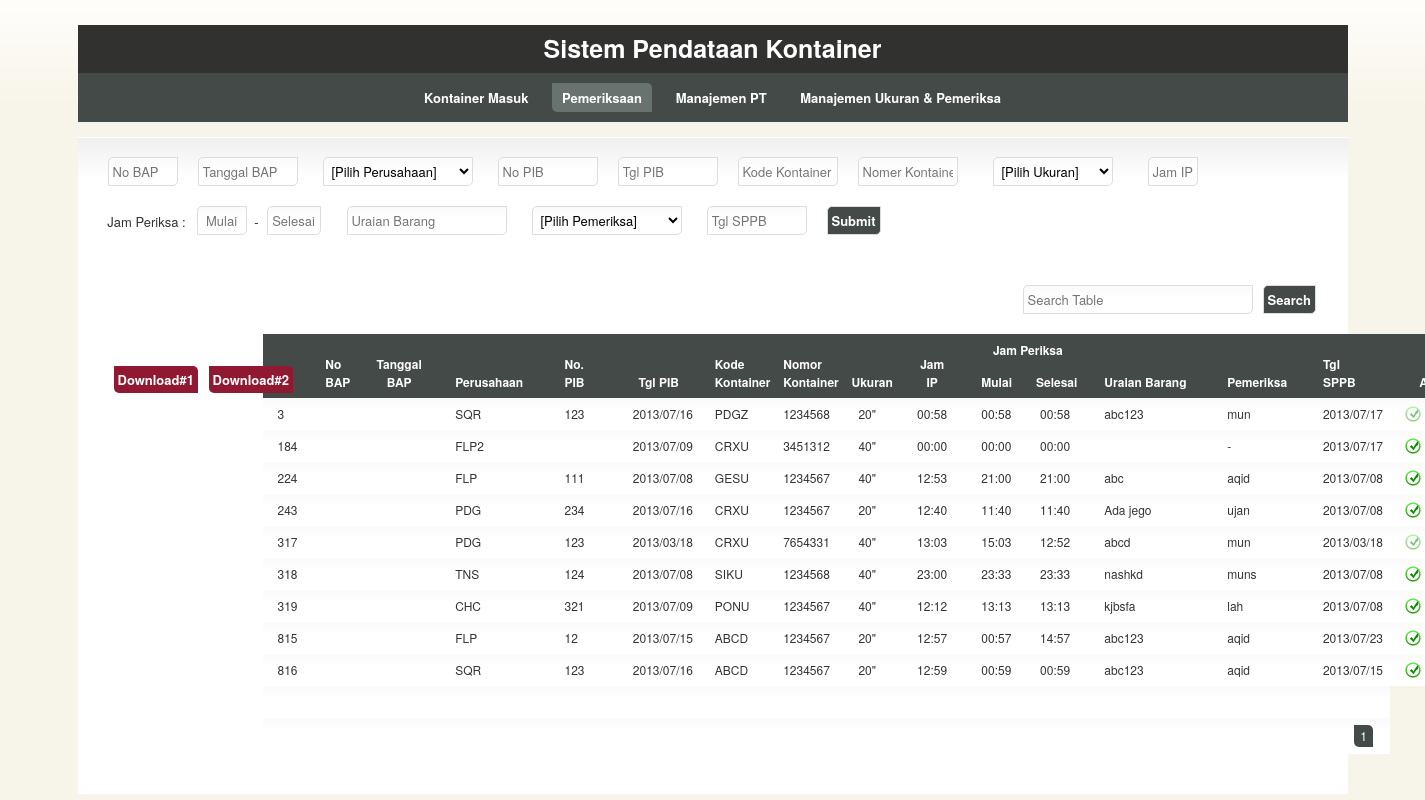
The page /index.php/pemeriksaan on the database as committed earlier.
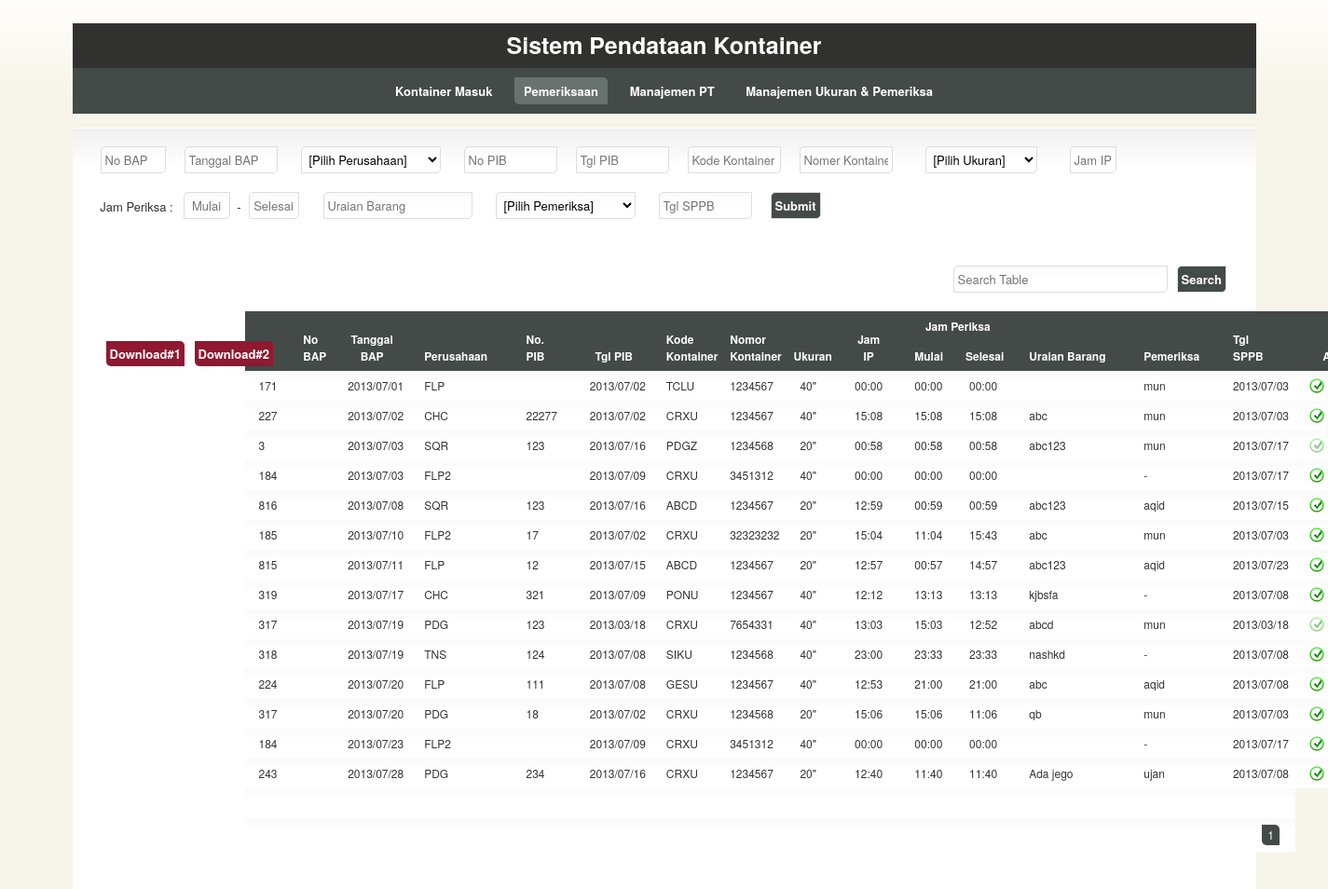
The same page on the database as committed later.
### tables this page shows
CREATE TABLE IF NOT EXISTS `kontainer` (
  `id` int(10) NOT NULL AUTO_INCREMENT,
  `no` int(10) NOT NULL,
  `tanggal_masuk` date NOT NULL,
  `perusahaan` varchar(100) NOT NULL,
  `kode` varchar(50) NOT NULL,
  `nomor` varchar(50) NOT NULL,
  `ukuran` varchar(50) NOT NULL,
  `status` int(10) NOT NULL DEFAULT '0',
  `tanggal_bap` date NOT NULL,
  `no_pib` varchar(50) NOT NULL,
  `tgl_pib` date NOT NULL,
  `jam_ip` time NOT NULL,
  `jam_periksa_st` time NOT NULL,
  `jam_periksa_en` time NOT NULL,
  `uraian` varchar(50) NOT NULL,
  `pemeriksa` varchar(50) NOT NULL,
  `tgl_sppb` date NOT NULL,
  `tgl_ip` date NOT NULL,
  PRIMARY KEY (`id`)
);

### application/controllers/pemeriksaan.php (called while the page is built, shortened)
<?php if ( ! defined('BASEPATH')) exit('No direct script access allowed');
class Pemeriksaan extends CI_Controller
{
	function __construct()
	{
		$this->load->model('pemeriksaan_model', 'pemeriksaan', true);
		$this->load->model('perusahaan_model', 'perusahaan', true);
		$this->load->model('ukuran_model', 'ukuran', true);
		$this->load->model('pemeriksa_model', 'pemeriksa', true);
	}
	function index()
	{
		$data['rows'] = $this->pemeriksaan->get_rows(0, 30);
		$data['list_perusahaan'] = $this->perusahaan->get_all_perusahaan();
		$data['list_ukuran'] = $this->ukuran->get_all_ukuran();
		$data['list_pemeriksa'] = $this->pemeriksa->get_all_pemeriksa();
		$data['maxpage'] = $this->pemeriksaan->get_max_page();
		$data['page'] = 1;
		$this->load->view('pemeriksaan_view', $data);
	}
}

### index.php (called while the page is built, shortened)
<?php
require_once BASEPATH.'core/CodeIgniter.php';

### application/models/pemeriksaan_model.php (called while the page is built, shortened)
<?php if ( ! defined('BASEPATH')) exit('No direct script access allowed');
class Pemeriksaan_model extends CI_Model
{
	function get_rows($start, $limit)
	{
		$kueri = "SELECT * FROM kontainer WHERE status >= 1 ORDER BY tanggal_bap,no LIMIT $start, $limit";
		$ret = $this->db->query($kueri)->result_array();
		return $ret;
	}
}

### application/views/pemeriksaan_view.php (the view, shortened to what the rows shown need)
<!DOCTYPE html>
<html lang="en">
	<head>
		<link rel="stylesheet" href="<?=base_url();?>application/css/960.css" type="text/css" media="screen" charset="utf-8"/>
		<link rel="stylesheet" href="<?=base_url();?>application/css/template.css" type="text/css" media="screen" charset="utf-8"/>
		<link rel="stylesheet" href="<?=base_url();?>application/css/colour.css" type="text/css" media="screen" charset="utf-8"/>
 		<link rel="stylesheet" href="<?=base_url();?>application/js/jqtp_latest/css/jqtp.css" type="text/css"/>
		<link rel="stylesheet" href="<?=base_url();?>application/js/jqtp_latest/css/jqpopup.css" type="text/css">
		<link rel="stylesheet" href="<?=base_url();?>application/js/jquery.fancybox-1.3.4/fancybox/jquery.fancybox-1.3.4.css" type="text/css" media="screen"/>
	</head>
	<body>
		<header id="header">
		</header>
		<section id="section">
			<div id="content" class="container_16 clearfix">
							<?php
							foreach($list_perusahaan as $perusahaan){
								extract($perusahaan);
								echo "<option value='$kode'>$kode</option>";
							}
							?>
							<?php
							foreach($list_ukuran as $ukuran){
								extract($ukuran);
								echo "<option value='$ukuran'>$ukuran</option>";
							}
							?>
							<?php
							foreach($list_pemeriksa as $pemeriksa){
								extract($pemeriksa);
								echo "<option value='$nama'>$nama</option>";
							}
							?>
				<div class="grid_16">
					<table id="dataList2" clas="tablesorter">
						<colgroup>
						</colgroup>
						<thead>
							<tr>
								<th rowspan="2">No</th>
								<th rowspan="2">No BAP</th>
								<th class='center' rowspan="2">Tanggal BAP</th>
								<th rowspan="2">Perusahaan</th>
								<th rowspan="2">No. PIB</th>
								<th class='center' rowspan="2">Tgl PIB</th>
								<th rowspan="2">Kode Kontainer</th>
								<th rowspan="2">Nomor Kontainer</th>
								<th class='center' rowspan="2">Ukuran</th>
								<th class='center' rowspan="2">Jam IP</th>
								<th class='center' colspan="2">Jam Periksa</th>
								<th rowspan="2">Uraian Barang</th>
								<th rowspan="2">Pemeriksa</th>
								<th rowspan="2">Tgl SPPB</th>
								<th class='center' colspan="3" width="10%" rowspan="2">Actions</th>
							</tr>
							<tr>
								<th class="center">Mulai</th>
								<th class="center">Selesai</th>
							</tr>
						</thead>
						<tbody>
							<?php
							foreach($rows as $row){
								extract($row);
								$tanggal_bap = str_replace("-", "/", $tanggal_bap);
								$tgl_pib = str_replace("-", "/", $tgl_pib);
								$tgl_sppb = str_replace("-", "/", $tgl_sppb);
								$jam_ip = substr($jam_ip, 0, strlen($jam_ip)-3);
								$jam_periksa_st = substr($jam_periksa_st, 0, strlen($jam_periksa_st)-3);
								$jam_periksa_en = substr($jam_periksa_en, 0, strlen($jam_periksa_en)-3);
								echo "
									<tr>
										<td id='col_no_$no' style='text-align:left;'>$no</td>
										<td id='col_no_bap_$no' class='center'>$no_bap</td>
										<td id='col_tanggal_$no' class='center'>$tanggal_bap</td>
										<td id='col_perusahaan_$no'>$perusahaan</td>
										<td id='col_no_pib_$no'>$no_pib</td>
										<td id='col_tgl_pib_$no' class='center'>$tgl_pib</td>
										<td id='col_kode_$no'>$kode</td>
										<td id='col_nomor_$no'>$nomor</td>
										<td id='col_ukuran_$no' class='center'>$ukuran</td>
										<td id='col_jam_ip_$no' class='center'>$jam_ip</td>
										<td id='col_jam_periksa_st_$no' class='center'>$jam_periksa_st</td>
										<td id='col_jam_periksa_en_$no' class='center'>$jam_periksa_en</td>
										<td id='col_uraian_$no'>$uraian</td>
										<td id='col_pemeriksa_$no'>$pemeriksa</td>
										<td id='col_tgl_sppb_$no'>$tgl_sppb</td>
										<td id='col_sppb_$no' class='center'>";
				if($status == '1') echo 	"<a href='#' onclick=\"sppb_submit('$no')\" class='sppb' no='$no'></a></td>";
				else echo 					"<a href='#' class='sppbyes'></a></td>";
				echo "					<td id='col_edit_$no' class='center'><a href='#' onclick=\"edit_row('$no')\" class='edit'></a></td>
										<td id='col_delete_$no' class='center'><a href='#' onclick=\"confirm_delete_row('$no')\" class='delete'></a></td>
									</tr>
									<tr style='display:none'>
										<td id='col_status_$no'>$status</td>
									</tr>
								";
							}
							?>
						</tbody>
					</table>
				</div>
			</div>
		</section>
	</body>
</html>

Rows that differ between the two databases and show on the page:
removed kontainer: no "3", perusahaan "SQR", no_pib "123", tgl_pib "2013/07/16", kode "PDGZ", nomor "1234568", ukuran "20\"", jam_ip "00:58", jam_periksa_st "00:58", jam_periksa_en "00:58", uraian "abc123", pemeriksa "mun", tgl_sppb "2013/07/17", status 2 (drawn)
removed kontainer: no "184", perusahaan "FLP2", tgl_pib "2013/07/09", kode "CRXU", nomor "3451312", ukuran "40\"", jam_ip "00:00", jam_periksa_st "00:00", jam_periksa_en "00:00", pemeriksa "-", tgl_sppb "2013/07/17", status 1 (drawn)
removed kontainer: no "224", perusahaan "FLP", no_pib "111", tgl_pib "2013/07/08", kode "GESU", nomor "1234567", ukuran "40\"", jam_ip "12:53", jam_periksa_st "21:00", jam_periksa_en "21:00", uraian "abc", pemeriksa "aqid", tgl_sppb "2013/07/08", status 1 (drawn)
removed kontainer: no "243", perusahaan "PDG", no_pib "234", tgl_pib "2013/07/16", kode "CRXU", nomor "1234567", ukuran "20\"", jam_ip "12:40", jam_periksa_st "11:40", jam_periksa_en "11:40", uraian "Ada jego", pemeriksa "ujan", tgl_sppb "2013/07/08", status 1 (drawn)
removed kontainer: no "317", perusahaan "PDG", no_pib "123", tgl_pib "2013/03/18", kode "CRXU", nomor "7654331", ukuran "40\"", jam_ip "13:03", jam_periksa_st "15:03", jam_periksa_en "12:52", uraian "abcd", pemeriksa "mun", tgl_sppb "2013/03/18", status 2 (drawn)
removed kontainer: no "318", perusahaan "TNS", no_pib "124", tgl_pib "2013/07/08", kode "SIKU", nomor "1234568", ukuran "40\"", jam_ip "23:00", jam_periksa_st "23:33", jam_periksa_en "23:33", uraian "nashkd", pemeriksa "muns", tgl_sppb "2013/07/08", status 1 (drawn)
removed kontainer: no "319", perusahaan "CHC", no_pib "321", tgl_pib "2013/07/09", kode "PONU", nomor "1234567", ukuran "40\"", jam_ip "12:12", jam_periksa_st "13:13", jam_periksa_en "13:13", uraian "kjbsfa", pemeriksa "lah", tgl_sppb "2013/07/08", status 1 (drawn)
removed kontainer: no "815", perusahaan "FLP", no_pib "12", tgl_pib "2013/07/15", kode "ABCD", nomor "1234567", ukuran "20\"", jam_ip "12:57", jam_periksa_st "00:57", jam_periksa_en "14:57", uraian "abc123", pemeriksa "aqid", tgl_sppb "2013/07/23", status 1 (drawn)
removed kontainer: no "816", perusahaan "SQR", no_pib "123", tgl_pib "2013/07/16", kode "ABCD", nomor "1234567", ukuran "20\"", jam_ip "12:59", jam_periksa_st "00:59", jam_periksa_en "00:59", uraian "abc123", pemeriksa "aqid", tgl_sppb "2013/07/15", status 1 (drawn)
added kontainer: no "171", tanggal_bap "2013/07/01", perusahaan "FLP", tgl_pib "2013/07/02", kode "TCLU", nomor "1234567", ukuran "40\"", jam_ip "00:00", jam_periksa_st "00:00", jam_periksa_en "00:00", pemeriksa "mun", tgl_sppb "2013/07/03", status 1 (drawn)
added kontainer: no "227", tanggal_bap "2013/07/02", perusahaan "CHC", no_pib "22277", tgl_pib "2013/07/02", kode "CRXU", nomor "1234567", ukuran "40\"", jam_ip "15:08", jam_periksa_st "15:08", jam_periksa_en "15:08", uraian "abc", pemeriksa "mun", tgl_sppb "2013/07/03", status 1 (drawn)
added kontainer: no "3", tanggal_bap "2013/07/03", perusahaan "SQR", no_pib "123", tgl_pib "2013/07/16", kode "PDGZ", nomor "1234568", ukuran "20\"", jam_ip "00:58", jam_periksa_st "00:58", jam_periksa_en "00:58", uraian "abc123", pemeriksa "mun", tgl_sppb "2013/07/17", status 2 (drawn)
added kontainer: no "184", tanggal_bap "2013/07/03", perusahaan "FLP2", tgl_pib "2013/07/09", kode "CRXU", nomor "3451312", ukuran "40\"", jam_ip "00:00", jam_periksa_st "00:00", jam_periksa_en "00:00", pemeriksa "-", tgl_sppb "2013/07/17", status 1 (drawn)
added kontainer: no "816", tanggal_bap "2013/07/08", perusahaan "SQR", no_pib "123", tgl_pib "2013/07/16", kode "ABCD", nomor "1234567", ukuran "20\"", jam_ip "12:59", jam_periksa_st "00:59", jam_periksa_en "00:59", uraian "abc123", pemeriksa "aqid", tgl_sppb "2013/07/15", status 1 (drawn)
added kontainer: no "185", tanggal_bap "2013/07/10", perusahaan "FLP2", no_pib "17", tgl_pib "2013/07/02", kode "CRXU", nomor "32323232", ukuran "20\"", jam_ip "15:04", jam_periksa_st "11:04", jam_periksa_en "15:43", uraian "abc", pemeriksa "mun", tgl_sppb "2013/07/03", status 1 (drawn)
added kontainer: no "815", tanggal_bap "2013/07/11", perusahaan "FLP", no_pib "12", tgl_pib "2013/07/15", kode "ABCD", nomor "1234567", ukuran "20\"", jam_ip "12:57", jam_periksa_st "00:57", jam_periksa_en "14:57", uraian "abc123", pemeriksa "aqid", tgl_sppb "2013/07/23", status 1 (drawn)
added kontainer: no "319", tanggal_bap "2013/07/17", perusahaan "CHC", no_pib "321", tgl_pib "2013/07/09", kode "PONU", nomor "1234567", ukuran "40\"", jam_ip "12:12", jam_periksa_st "13:13", jam_periksa_en "13:13", uraian "kjbsfa", pemeriksa "-", tgl_sppb "2013/07/08", status 1 (drawn)
added kontainer: no "317", tanggal_bap "2013/07/19", perusahaan "PDG", no_pib "123", tgl_pib "2013/03/18", kode "CRXU", nomor "7654331", ukuran "40\"", jam_ip "13:03", jam_periksa_st "15:03", jam_periksa_en "12:52", uraian "abcd", pemeriksa "mun", tgl_sppb "2013/03/18", status 2 (drawn)
added kontainer: no "318", tanggal_bap "2013/07/19", perusahaan "TNS", no_pib "124", tgl_pib "2013/07/08", kode "SIKU", nomor "1234568", ukuran "40\"", jam_ip "23:00", jam_periksa_st "23:33", jam_periksa_en "23:33", uraian "nashkd", pemeriksa "-", tgl_sppb "2013/07/08", status 1 (drawn)
added kontainer: no "224", tanggal_bap "2013/07/20", perusahaan "FLP", no_pib "111", tgl_pib "2013/07/08", kode "GESU", nomor "1234567", ukuran "40\"", jam_ip "12:53", jam_periksa_st "21:00", jam_periksa_en "21:00", uraian "abc", pemeriksa "aqid", tgl_sppb "2013/07/08", status 1 (drawn)
added kontainer: no "317", tanggal_bap "2013/07/20", perusahaan "PDG", no_pib "18", tgl_pib "2013/07/02", kode "CRXU", nomor "1234568", ukuran "20\"", jam_ip "15:06", jam_periksa_st "15:06", jam_periksa_en "11:06", uraian "qb", pemeriksa "mun", tgl_sppb "2013/07/03", status 1 (drawn)
added kontainer: no "184", tanggal_bap "2013/07/23", perusahaan "FLP2", tgl_pib "2013/07/09", kode "CRXU", nomor "3451312", ukuran "40\"", jam_ip "00:00", jam_periksa_st "00:00", jam_periksa_en "00:00", pemeriksa "-", tgl_sppb "2013/07/17", status 1 (drawn)
added kontainer: no "243", tanggal_bap "2013/07/28", perusahaan "PDG", no_pib "234", tgl_pib "2013/07/16", kode "CRXU", nomor "1234567", ukuran "20\"", jam_ip "12:40", jam_periksa_st "11:40", jam_periksa_en "11:40", uraian "Ada jego", pemeriksa "ujan", tgl_sppb "2013/07/08", status 1 (drawn)
